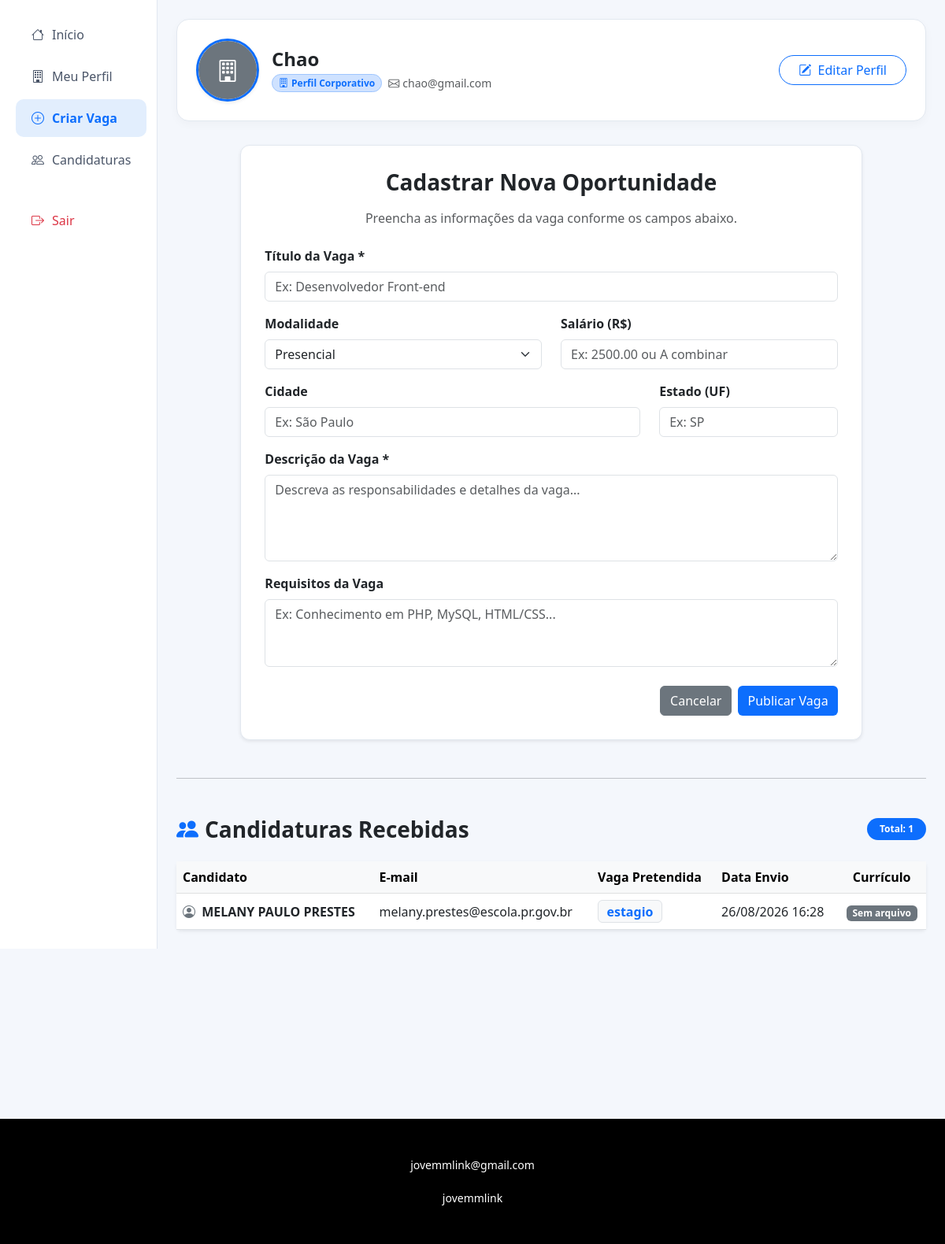
Screenshot of /formCadastrarVaga.php (signed in) with the database file from the repository.
### tables this page shows
CREATE TABLE `empresa` (
  `idEmpresa` int NOT NULL,
  `fotoEmpresa` varchar(255) DEFAULT NULL,
  `nomeEmpresa` varchar(250) NOT NULL,
  `razaoSocialEmpresa` varchar(250) NOT NULL,
  `dataFundacaoEmpresa` date DEFAULT NULL,
  `cnpjEmpresa` varchar(20) NOT NULL,
  `estadoEmpresa` varchar(2) DEFAULT NULL,
  `cidadeEmpresa` varchar(100) DEFAULT NULL,
  `emailEmpresa` varchar(150) NOT NULL,
  `senhaEmpresa` varchar(255) NOT NULL,
  `dataCadastro` datetime DEFAULT CURRENT_TIMESTAMP
);

CREATE TABLE `candidatura` (
  `idCandidatura` int NOT NULL,
  `idCandidato` int NOT NULL,
  `idVaga` int NOT NULL,
  `dataCandidatura` datetime DEFAULT CURRENT_TIMESTAMP,
  `statusCandidatura` varchar(50) DEFAULT 'Em Análise'
);

CREATE TABLE `vaga` (
  `idVaga` int NOT NULL,
  `idEmpresa` int NOT NULL,
  `tituloVaga` varchar(200) NOT NULL,
  `descricaoVaga` text NOT NULL,
  `requisitosVaga` text,
  `modalidadeVaga` varchar(50) DEFAULT 'Presencial',
  `salarioVaga` decimal(10,2) DEFAULT NULL,
  `cidadeVaga` varchar(100) DEFAULT NULL,
  `estadoVaga` varchar(2) DEFAULT NULL,
  `statusVaga` varchar(20) DEFAULT 'Ativa',
  `dataCriacao` datetime DEFAULT CURRENT_TIMESTAMP
);

### formCadastrarVaga.php (the view, shortened to what this page needs)
<?php
include "conexaoBD.php";
$idEmpresa = $_SESSION['idEmpresa'] ?? $_SESSION['id_empresa'] ?? $_SESSION['idEmpresaLogada'] ?? null;
$queryEmpresa = mysqli_query($conn, "SELECT * FROM empresa WHERE idEmpresa = '$idEmpresa'");
$dadosEmpresa = ($queryEmpresa && mysqli_num_rows($queryEmpresa) > 0) ? mysqli_fetch_assoc($queryEmpresa) : [];
$nomeFotoBD = trim($dadosEmpresa['fotoEmpresa'] ?? '');
$caminhoFotoFinal = '';
if (!empty($nomeFotoBD)) {
    if (str_contains($nomeFotoBD, '/') || str_contains($nomeFotoBD, '\\')) {
        $caminhoFotoFinal = ltrim($nomeFotoBD, '/\\');
    }
}
$sqlCandidaturas = "SELECT
                        c.*,
                        v.tituloVaga,
                        COALESCE(cand.nomeUsuario, u.nomeUsuario, 'Candidato Sem Nome') AS nomeCandidato,
                        COALESCE(cand.emailUsuario, u.emailUsuario, 'Sem E-mail') AS emailCandidato
                    FROM vaga v
                    INNER JOIN candidatura c ON v.idVaga = c.idVaga
                    LEFT JOIN candidato cand ON c.idCandidato = cand.idCandidato
                    LEFT JOIN usuarios u ON c.idCandidato = u.idUsuario
                    WHERE v.idEmpresa = '$idEmpresa'
                    ORDER BY c.idCandidatura DESC";
$resCandidaturas = mysqli_query($conn, $sqlCandidaturas);
?>
<!DOCTYPE html>
<html lang="pt-br">
<head>
    <link href="https://cdn.jsdelivr.net/npm/bootstrap@5.3.0/dist/css/bootstrap.min.css" rel="stylesheet">
    <link rel="stylesheet" href="https://cdn.jsdelivr.net/npm/bootstrap-icons@1.11.0/font/bootstrap-icons.css">
</head>
<body>
<div class="container-fluid">
    <div class="row">
        <div class="col-md-2 sidebar">
            <nav class="nav flex-column px-2">
                <a class="nav-link" href="inicioEmpresa.php"><i class="bi bi-house"></i> Início</a>
                <a class="nav-link" href="perfilEmpresa.php"><i class="bi bi-building"></i> Meu Perfil</a>
                <a class="nav-link active" href="formCadastrarVaga.php"><i class="bi bi-plus-circle"></i> Criar Vaga</a>
                <a class="nav-link" href="#secao-candidaturas"><i class="bi bi-people"></i> Candidaturas</a>
                <a class="nav-link text-danger mt-4" href="logout.php"><i class="bi bi-box-arrow-right"></i> Sair</a>
            </nav>
        </div>
        <div class="col-md-10 p-4">
            <div class="card-profile d-flex justify-content-between align-items-center flex-wrap gap-3">
                <div class="d-flex align-items-center gap-3">
                    <div class="profile-img-container d-flex align-items-center justify-content-center bg-light rounded-circle border border-3 border-primary overflow-hidden shadow-sm">
                        <?php if (!empty($caminhoFotoFinal)): ?>
                            <div class="w-100 h-100 align-items-center justify-content-center bg-secondary text-white" style="display: none;">
                                <i class="bi bi-building fs-3"></i>
                            </div>
                        <?php endif; ?>
                    </div>
                    <div>
                        <h4 class="fw-bold mb-1 text-dark"><?= htmlspecialchars($dadosEmpresa['nomeEmpresa'] ?? $dadosEmpresa['nome'] ?? 'Minha Empresa') ?></h4>
                        <div class="d-flex align-items-center gap-2">
                            <span class="badge bg-primary-subtle text-primary border border-primary-subtle px-2 py-1 rounded-pill">
                                <i class="bi bi-building me-1"></i>Perfil Corporativo
                            </span>
                            <small class="text-muted"><i class="bi bi-envelope me-1"></i><?= htmlspecialchars($dadosEmpresa['emailEmpresa'] ?? $dadosEmpresa['email'] ?? 'Sem e-mail') ?></small>
                        </div>
                    </div>
                </div>
                <div>
                    <a href="perfilEmpresa.php" class="btn btn-outline-primary rounded-pill px-4">
                        <i class="bi bi-pencil-square me-1"></i> Editar Perfil
                    </a>
                </div>
            </div>
            <div class="row justify-content-center mb-5">
                <div class="col-md-10">
                    <div class="card card-form shadow-sm">
                        <h3 class="fw-bold mb-3 text-center">Cadastrar Nova Oportunidade</h3>
                        <p class="text-muted text-center mb-4">Preencha as informações da vaga conforme os campos abaixo.</p>
                        <form action="formCadastrarVaga.php" method="POST">
                            <div class="mb-3">
                                <label for="tituloVaga" class="form-label fw-bold">Título da Vaga *</label>
                                <input type="text" class="form-control" name="tituloVaga" id="tituloVaga" placeholder="Ex: Desenvolvedor Front-end" required>
                            </div>
                            <div class="row">
                                <div class="col-md-6 mb-3">
                                    <label for="modalidadeVaga" class="form-label fw-bold">Modalidade</label>
                                    <select class="form-select" name="modalidadeVaga" id="modalidadeVaga">
                                        <option value="Presencial">Presencial</option>
                                    </select>
                                </div>
                                <div class="col-md-6 mb-3">
                                    <label for="salarioVaga" class="form-label fw-bold">Salário (R$)</label>
                                    <input type="text" class="form-control" name="salarioVaga" id="salarioVaga" placeholder="Ex: 2500.00 ou A combinar">
                                </div>
                            </div>
                            <div class="row">
                                <div class="col-md-8 mb-3">
                                    <label for="cidadeVaga" class="form-label fw-bold">Cidade</label>
                                    <input type="text" class="form-control" name="cidadeVaga" id="cidadeVaga" placeholder="Ex: São Paulo">
                                </div>
                                <div class="col-md-4 mb-3">
                                    <label for="estadoVaga" class="form-label fw-bold">Estado (UF)</label>
                                    <input type="text" class="form-control" name="estadoVaga" id="estadoVaga" placeholder="Ex: SP" maxlength="2">
                                </div>
                            </div>
                            <div class="mb-3">
                                <label for="descricaoVaga" class="form-label fw-bold">Descrição da Vaga *</label>
                                <textarea class="form-control" name="descricaoVaga" id="descricaoVaga" rows="4" placeholder="Descreva as responsabilidades e detalhes da vaga..." required></textarea>
                            </div>
                            <div class="mb-4">
                                <label for="requisitosVaga" class="form-label fw-bold">Requisitos da Vaga</label>
                                <textarea class="form-control" name="requisitosVaga" id="requisitosVaga" rows="3" placeholder="Ex: Conhecimento em PHP, MySQL, HTML/CSS..."></textarea>
                            </div>
                            <div class="d-flex justify-content-end gap-2">
                                <a href="inicioEmpresa.php" class="btn btn-secondary">Cancelar</a>
                                <button type="submit" class="btn btn-primary" style="background-color: #0d6efd; border: none;">Publicar Vaga</button>
                            </div>
                        </form>
                    </div>
                </div>
            </div>
            <hr class="my-5" id="secao-candidaturas">
            <div class="d-flex align-items-center justify-content-between mb-4">
                <h3 class="fw-bold text-dark mb-0">
                    <i class="bi bi-people-fill text-primary me-2"></i>Candidaturas Recebidas
                </h3>
                <span class="badge bg-primary rounded-pill px-3 py-2">
                    Total: <?= ($resCandidaturas) ? mysqli_num_rows($resCandidaturas) : 0 ?>
                </span>
            </div>
            <div class="card shadow-sm border-0">
                <div class="card-body p-0">
                    <div class="table-responsive">
                        <table class="table table-hover align-middle mb-0">
                            <thead class="table-light">
                                <tr>
                                    <th>Candidato</th>
                                    <th>E-mail</th>
                                    <th>Vaga Pretendida</th>
                                    <th>Data Envio</th>
                                    <th class="text-center">Currículo</th>
                                </tr>
                            </thead>
                            <tbody>
                                <?php if ($resCandidaturas && mysqli_num_rows($resCandidaturas) > 0): ?>
                                    <?php while ($cand = mysqli_fetch_assoc($resCandidaturas)): ?>
                                        <tr>
                                            <td class="fw-bold text-dark">
                                                <i class="bi bi-person-circle me-1 text-secondary"></i>
                                                <?= htmlspecialchars($cand['nomeCandidato']) ?>
                                            </td>
                                            <td><?= htmlspecialchars($cand['emailCandidato']) ?></td>
                                            <td>
                                                <span class="badge bg-light text-primary border fs-6">
                                                    <?= htmlspecialchars($cand['tituloVaga']) ?>
                                                </span>
                                            </td>
                                            <td>
                                                <?php
                                                    $dataEnvio = $cand['dataCandidatura'] ?? $cand['data'] ?? $cand['created_at'] ?? null;
                                                    echo $dataEnvio ? date('d/m/Y H:i', strtotime($dataEnvio)) : 'N/D';
                                                ?>
                                            </td>
                                            <td class="text-center">
                                                <?php
                                                    $nomeArquivo = $cand['curriculo'] ?? $cand['arquivo'] ?? $cand['arquivoCandidatura'] ?? $cand['curriculoCandidato'] ?? '';
                                                    $caminhoArquivo = !empty($nomeArquivo) ? (str_contains($nomeArquivo, 'uploads/') ? $nomeArquivo : "uploads/" . $nomeArquivo) : '';
                                                ?>
                                                <?php if (!empty($nomeArquivo)): ?>
                                                    <a href="<?= $caminhoArquivo ?>" target="_blank" class="btn btn-sm btn-outline-primary fw-bold">
                                                        <i class="bi bi-file-earmark-pdf me-1"></i> Abrir Currículo
                                                    </a>
                                                <?php else: ?>
                                                    <span class="badge bg-secondary">Sem arquivo</span>
                                                <?php endif; ?>
                                            </td>
                                        </tr>
                                    <?php endwhile; ?>
                                <?php endif; ?>
                            </tbody>
                        </table>
                    </div>
                </div>
            </div>
        </div>
    </div>
</div>
<?php include "footer.php"; ?>
</body>
</html>

### formCadastrarVaga.php (style rules this page uses)
body { background-color: #f4f7fc; margin: 0; padding: 0; }
.sidebar { background-color: #ffffff; border-right: 1px solid #e2e8f0; min-height: 100vh; padding-top: 20px; }
.sidebar .nav-link { color: #4a5568; font-weight: 500; padding: 12px 20px; border-radius: 10px; margin-bottom: 5px; display: flex; align-items: center; gap: 10px; text-decoration: none; }
.sidebar .nav-link.active, .sidebar .nav-link:hover { background-color: #e2eefd; color: #0d6efd; font-weight: 600; }
.card-profile { background: #ffffff; border-radius: 16px; border: 1px solid #e2e8f0; padding: 24px; margin-bottom: 30px; box-shadow: 0 4px 12px rgba(0, 0, 0, 0.03); }
.profile-img-container { width: 80px; height: 80px; min-width: 80px; position: relative; }
.card-form { background: #ffffff; border-radius: 12px; border: 1px solid #e2e8f0; padding: 30px; }

### rows the page displays
empresa: nomeEmpresa "Chao", emailEmpresa "chao@gmail.com"
candidatura: nomeCandidato "MELANY PAULO PRESTES", emailCandidato "melany.prestes@escola.pr.gov.br", idVaga.tituloVaga "estagio", dataCandidatura "26/08/2026 16:28"

### other values shown
mysqli_num_rows($resCandidaturas) "1"
